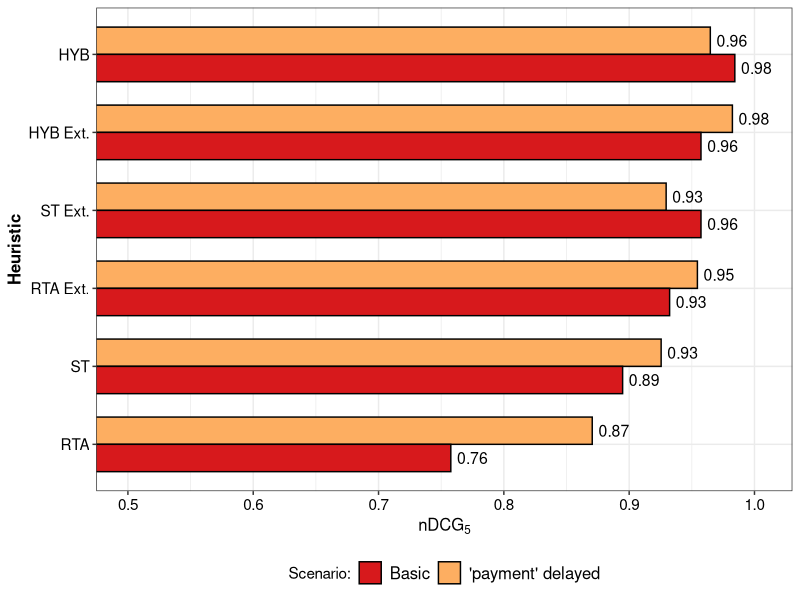

Write R code to recreate this figure. (Note: this script raises an error after producing the figure.)
library(tidyverse)
library(scales)

results <- read.csv("results_ndcg.csv", header=TRUE)

# rename the strategies for label 'readability':
results$strategy_name = as.character(results$strategy)

# filter for strategies that were considered for the paper:
strategies = c('ST', 'ST Ext.', 'RTA', 'RTA Ext.', 'HYB', 'HYB Ext.')
results$strategy_name[results$strategy_name == "Subtree"] = 'ST'
results$strategy_name[results$strategy_name == "SubtreeWithUncertaintyPropagationAndPenalty"] = 'ST Ext.'
results$strategy_name[results$strategy_name == "ResponseTimeAnalysis"] = 'RTA'
results$strategy_name[results$strategy_name == "ResponseTimeAnalysisWithUncertaintyAndPenalty"] = 'RTA Ext.'
results$strategy_name[results$strategy_name == "HybridWithUncertaintyPropagation"] = 'HYB'
results$strategy_name[results$strategy_name == "HybridWithUncertaintyPropagationAndPenalty"] = 'HYB Ext.'

results = results %>% filter(strategy_name %in% strategies)

# format and round ndcg scores with precision = 2:
results$label = format(round(results$ndcg, 2), nsmall=2)


# filtering based on calibration runs (penalty == 3, uncertainty mapping == 0, top 5 ranking entries each (nDCG5)):
results = results %>% 
            filter(penalty == 3, weight == "var0", n == 5) %>%
            select(scenario, variant, n, strategy, ndcg, strategy_name, label)

# https://stackoverflow.com/questions/35921635/stacked-bar-ordered-by-sum-of-fill-with-ggplot2

# UDF to create bar charts for the various scenarios:
createBarChart <- function(input, n, scenarioName, scenarioLabels, plotWidth=6.85, plotHeight=4.55, barWidth=0.7, plotLimits=c(0.5,1.005), labelFontSize=3.1) {
   selection = input %>% filter(scenario == scenarioName & n == UQ(n))

   plot <- ggplot(data=selection, aes(x=reorder(strategy_name, ndcg, sum), y=ndcg, fill=variant)) +
      theme_bw() +
      coord_flip() +
      scale_y_continuous(limits=plotLimits,oob = rescale_none) +
      scale_fill_manual(values = c("#d7191c", "#fdae61", "#abd9e9", "#2c7bb6"), name="Scenario:", labels=scenarioLabels) +
      ylab(bquote('nDCG'[.(n)])) +
      xlab("Heuristic") +
      geom_bar(stat="identity", position=position_dodge(width=barWidth), colour="black", width=barWidth) +
      geom_text(aes(label=label), hjust=-0.2, size=labelFontSize, position = position_dodge(width=barWidth)) +
      theme(axis.text = element_text(colour="black", size=11), axis.title=element_text(size=12,face="bold")) +
      theme(legend.position="bottom",
          legend.background = element_rect(fill="white", size=.3, linetype="solid"),
          legend.text = element_text(size=12)) +
      ggsave(paste(scenarioName, "_final_" , "ndcg_", n, ".pdf", sep=""), width = plotWidth, height = plotHeight, units="in")
  
   return(plot)
}

#-----------------------------------------------------------------------------------------

runningLabels = c("Basic", "'payment' delayed")
multichangeLabels = c("Basic", "'j' delayed", "'s' delayed", "'j' & 's' delayed")

createBarChart(results, 5, "running", runningLabels, labelFontSize=4, plotHeight = 4.2)
createBarChart(results, 5, "multichange", multichangeLabels, plotHeight = 6.2, barWidth = 0.8, labelFontSize=3.5)

# the following code can be used to create bar charts for all scenarios on different steps (nDCG3, nDCG5, nDCG7, and nDCG10)
# uncomment to use + adapt filter on results (remove filter on 'n' == 5):

# for(scenario in c("running", "multichange")) {
#    labels = NULL
#    limits = NULL
#    
#    if(scenario == "running") {
#       labels = runningLabels
#       limits = c(0.5, 1.015)
#    }
#    else if(scenario == "multichange") {
#       labels = multichangeLabels
#       limits = c(0.5, 1.005)
#    }
#    
#    for(step in unique(results$n)) {
#       createBarChart(results, 
#                      step, 
#                      scenario, 
#                      scenarioLabels = labels, 
#                      plotHeight = ifelse(scenario=="running", 4.55, 6.5), 
#                      barWidth = ifelse(scenario=="running", 0.7, 0.8),
#                      labelFontSize = ifelse(scenario=="running", 3.1, 2.6),
#                      plotLimits=limits)
#    }
# }


# ---------------

# results of running scenario:
running <- results %>%
   filter("running" == scenario) %>%
   select(strategy_name, ndcg, n) %>%
   group_by(n, strategy_name) %>%
   summarise(ndcg_mean=mean(ndcg)) %>%
   arrange(desc(ndcg_mean), .by_group = TRUE)

View(running)

# -------

# results of multichange scenario:
multichange <- results %>%
   filter("multichange"==scenario) %>%
   select(strategy_name, ndcg, n) %>%
   group_by(n, strategy_name) %>%
   summarise(ndcg_mean=mean(ndcg)) %>%
   arrange(desc(ndcg_mean), .by_group = TRUE)

View(multichange)

# -----------
# all results combined
   
all <- results %>%
   select(scenario, strategy_name, ndcg, n) %>%
   group_by(n, strategy_name) %>%
   summarise(ndcg_mean=mean(ndcg)) %>%
   arrange(desc(ndcg_mean), .by_group = TRUE)

View(all)

# only scenarios with performance deviations:
deviations <- results %>%
   filter(grepl("delay",variant,fixed = TRUE)) %>%
   select(scenario, strategy_name, ndcg, n) %>%
   group_by(n, strategy_name) %>%
   summarise(ndcg_mean=mean(ndcg)) %>%
   arrange(desc(ndcg_mean), .by_group = TRUE)

View(deviations)

# only basic scenarios:
basic <- results %>%
   filter("basic" == variant) %>%
   select(scenario, strategy_name, ndcg, n) %>%
   group_by(n, strategy_name) %>%
   summarise(ndcg_mean=mean(ndcg)) %>%
   arrange(desc(ndcg_mean), .by_group = TRUE)

View(basic)
